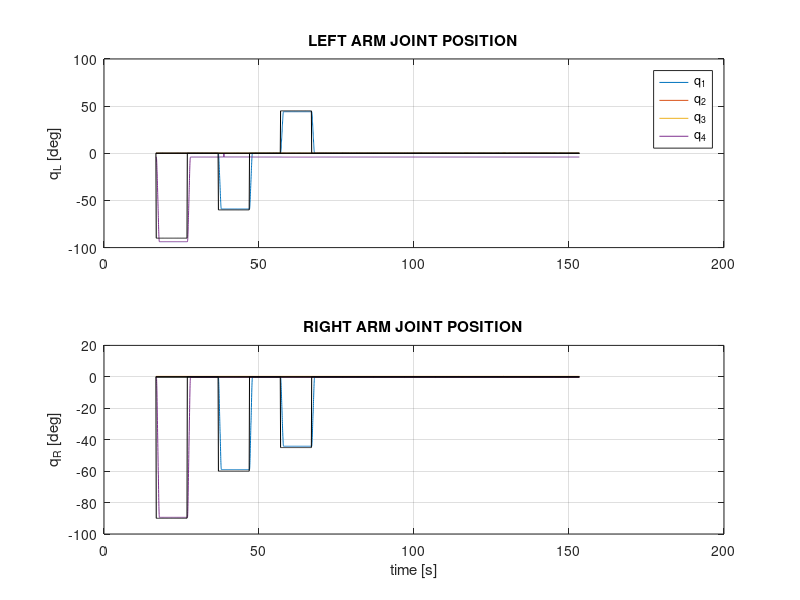
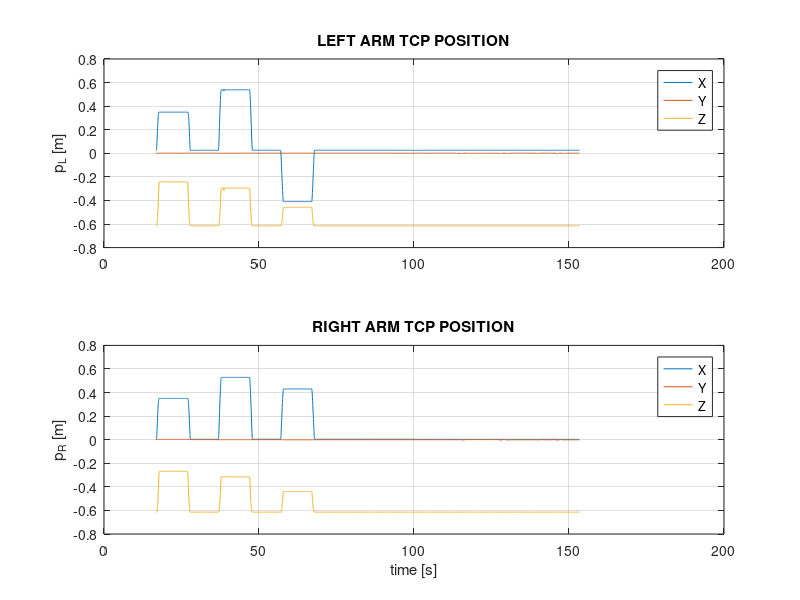
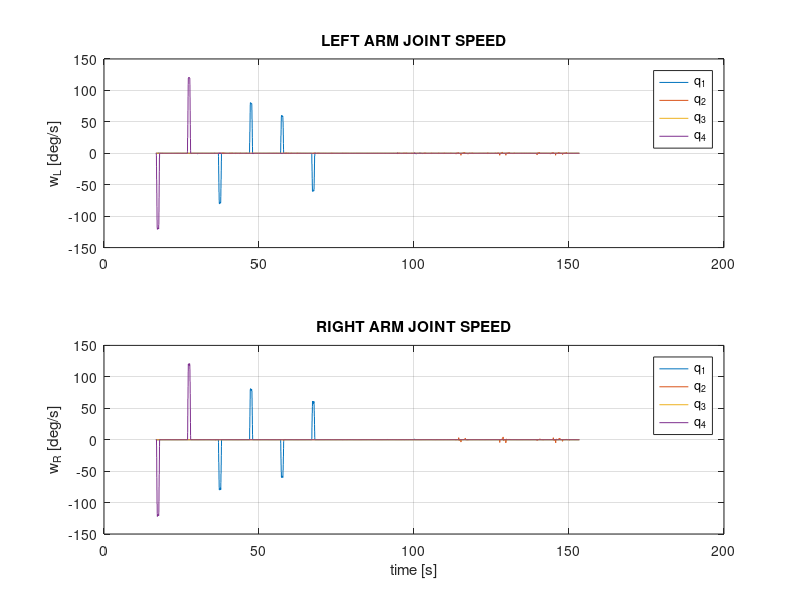
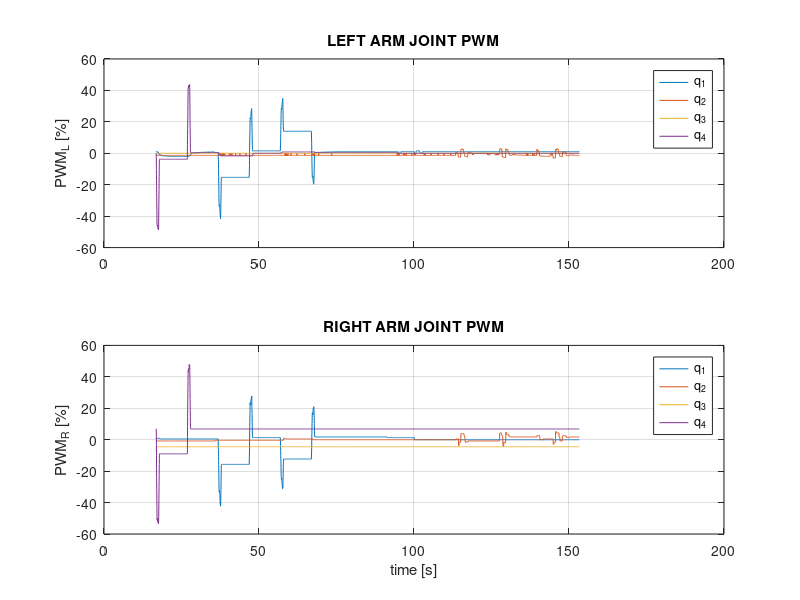

Recreate these plots in MATLAB, in order. (Note: this script raises an error after producing the figures.)
data = load('Log_2022-3-18_14h39m4s_LRM_Identification.txt');

index = 1;

t = data(:,index);
index = index + 1;

qLref = data(:,index:index + 3);
index = index + 4;
qRref = data(:,index:index + 3);
index = index + 4;

qL = 180/pi*data(:,index:index + 3);
index = index + 4;
qR = 180/pi*data(:,index:index + 3);
index = index + 4;

dqLdt = data(:,index:index + 3);
index = index + 4;
dqRdt = data(:,index:index + 3);
index = index + 4;

pwmL = 100*data(:,index:index + 3);
index = index + 4;
pwmR = 100*data(:,index:index + 3);
index = index + 4;

pL = data(:,index:index + 2);
index = index + 3;
pR = data(:,index:index + 2);
index = index + 3;

gripperLState = data(:,index);
index = index + 1;
gripperRState = data(:,index);
index = index + 1;

imuRPY = data(:,index:index + 2);
index = index + 3;
imuAxyz = data(:,index:index + 2);
index = index + 3;
imuGxyz = data(:,index:index + 2);
index = index + 3;

multirotorPosition = data(:,index:index + 2);
index = index + 3;
multirotorQuaternion = data(:,index:index + 3);
index = index + 4;

dualArmPosition = data(:,index:index + 2);
index = index + 3;
dualArmQuaternion = data(:,index:index + 3);
index = index + 4;

powerLinePosition = data(:,index:index + 2);
index = index + 3;
powerLineQuaternion = data(:,index:index + 3);
index = index + 4;


%% PLOT ARMS DATA %%

figure(1)
subplot(2,1,1), plot(t, qL)
hold on
grid on
subplot(2,1,1), plot(t, qLref, 'k')
ylabel('q_L [deg]')
legend('q_1', 'q_2', 'q_3', 'q_4')
title('LEFT ARM JOINT POSITION')
subplot(2,1,2), plot(t, qR)
hold on
grid on
subplot(2,1,2), plot(t, qRref, 'k')
ylabel('q_R [deg]')
title('RIGHT ARM JOINT POSITION')
xlabel('time [s]')

figure(2)
subplot(2,1,1), plot(t, pL)
hold on
grid on
ylabel('p_L [m]')
legend('X', 'Y', 'Z')
title('LEFT ARM TCP POSITION')
subplot(2,1,2), plot(t, pR)
hold on
grid on
ylabel('p_R [m]')
legend('X', 'Y', 'Z')
title('RIGHT ARM TCP POSITION')
xlabel('time [s]')

figure(3)
subplot(2,1,1), plot(t, dqLdt)
hold on
grid on
ylabel('w_L [deg/s]')
legend('q_1', 'q_2', 'q_3', 'q_4')
title('LEFT ARM JOINT SPEED')
subplot(2,1,2), plot(t, dqRdt)
hold on
grid on
ylabel('w_R [deg/s]')
legend('q_1', 'q_2', 'q_3', 'q_4')
title('RIGHT ARM JOINT SPEED')
xlabel('time [s]')

figure(4)
subplot(2,1,1), plot(t, pwmL)
hold on
grid on
ylabel('PWM_L [%]')
legend('q_1', 'q_2', 'q_3', 'q_4')
title('LEFT ARM JOINT PWM')
subplot(2,1,2), plot(t, pwmR)
hold on
grid on
ylabel('PWM_R [%]')
legend('q_1', 'q_2', 'q_3', 'q_4')
title('RIGHT ARM JOINT PWM')
xlabel('time [s]')


%% PLOT IMU DATA %%

figure(5)
for i = 1:length(imuRPY)
     if imuRPY(i,3) < (- 300)
         imuRPY(i,3) = imuRPY(i,3) + 360;
     end
     if imuRPY(i,3) > 200
         imuRPY(i,3) = imuRPY(i,3) - 360; 
     end
     if imuRPY(i,2) < (- 300)
         imuRPY(i,2) = imuRPY(i,2) + 360;
     end
     if imuRPY(i,2) > 300
         imuRPY(i,2) = imuRPY(i,2) - 360; 
     end
     if imuRPY(i,1) < (- 300)
         imuRPY(i,1) = imuRPY(i,1) + 360;
     end
     if imuRPY(i,1) > 300
         imuRPY(i,1) = imuRPY(i,1) - 360; 
     end
end
subplot(3,1,1), plot(t, imuRPY)
hold on
grid on
title('IMU Orientation')
ylabel('orientation [deg]')
v = axis;
v(3) = -30;
v(4) = 30;
axis(v)
legend('Roll', 'Pitch', 'Yaw')
subplot(3,1,2), plot(t, imuAxyz)
hold on
grid on
title('IMU Acceleration')
ylabel('accel [m/s^2]')
v = axis;
v(3) = -2;
v(4) = 2;
axis(v)
legend('A_x', 'A_y', 'A_z')
subplot(3,1,3), plot(t, imuGxyz)
v = axis;
v(3) = -50;
v(4) = 50;
axis(v)
hold on
grid on
title('IMU Angular Speed')
ylabel('gyro [deg/s]')
legend('G_x', 'G_y', 'G_z')
xlabel('time [s]')


%% PLOT OPTI-TRACK DATA %%

figure(6)
subplot(2,1,1), plot(t, multirotorPosition)
hold on
grid on
title('MULTIROTOR POSITION')
ylabel('position [m]')
legend('X', 'Y', 'Z')
a = 180/pi*quat2eul(multirotorQuaternion(:,1:4), 'ZYX');
a(:,1:2) = a(:,1:2) * (-1);
for i = 1:length(a)
     if a(i,1) < 0
         a(i,1) = a(i,1) + 180;
     else
         a(i,1) = a(i,1) - 180;
     end
end
subplot(2,1,2), plot(t, a)
grid on
ylabel('orientation [deg]')
legend('X', 'Y', 'Z')
xlabel('time [s]')

figure(7)
b = dualArmPosition - multirotorPosition;
b = b - b(1,:);
subplot(2,1,1), plot(t, b)
hold on
grid on
title('DUAL ARM POSITION DEVIATION')
ylabel('position [m]')
legend('X', 'Y', 'Z')
a = 180/pi*quat2eul(dualArmQuaternion(:,1:4), 'ZYX');
a(:,1:2) = a(:,1:2) * (-1);
for i = 1:length(a)
     if a(i,1) < 0
         a(i,1) = a(i,1) + 180;
     else
         a(i,1) = a(i,1) - 180;
     end
end
subplot(2,1,2), plot(t, a)
grid on
ylabel('orientation [deg]')
legend('X', 'Y', 'Z')
xlabel('time [s]')

% figure(8)
% subplot(2,1,1), plot(t, powerLinePosition)
% hold on
% grid on
% title('POWER LINE POSITION')
% legend('X', 'Y', 'Z')
% subplot(2,1,2), plot(t, 180/pi*quat2eul(powerLineQuaternion(:,1:4), 'XYZ'))
% ylabel('orientation [deg]')
% legend('X', 'Y', 'Z')
% xlabel('time [s]')
